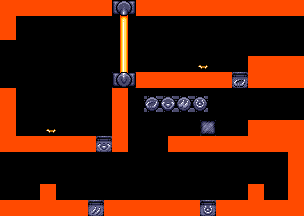

A 2D game scene composited from a Tiled map and its tileset images. What follows is a short description and the map's XML, with every tile layer's data as written:
An orthogonal 38x27 tile map with 8x8 px tiles, 2 tile layers (foreground, objects), 2 tilesets.

<map version="1.5" tiledversion="1.7.1" orientation="orthogonal" renderorder="right-down" width="38" height="27" tilewidth="8" tileheight="8" infinite="0" nextlayerid="3" nextobjectid="1">
 <tileset firstgid="1" source="tilesheets/tsKarniMata.tsx" />
 <tileset firstgid="1025" name="sObjects" tilewidth="8" tileheight="8" tilecount="910" columns="35">
  <image source="../grapx/tilesheets/sObjects.bmp" trans="ff94ff" width="280" height="208" />
 </tileset>
 <layer id="1" name="foreground" width="38" height="27">
  <data encoding="csv">
218,218,218,218,218,218,218,218,218,218,218,218,218,218,145,146,147,218,218,218,218,218,218,218,218,218,218,218,218,218,218,218,218,218,218,218,218,218,
218,218,218,218,218,218,218,218,218,218,218,218,218,218,177,178,179,218,218,218,218,218,218,218,218,218,218,218,218,218,218,218,218,218,218,218,218,218,
218,218,0,0,0,0,0,0,0,0,0,0,0,0,0,152,0,0,0,0,0,0,0,0,0,0,0,0,0,0,0,0,0,0,0,0,0,0,
218,218,0,0,0,0,0,0,0,0,0,0,0,0,0,151,0,0,0,0,0,0,0,0,0,0,0,0,0,0,0,0,0,0,0,0,0,0,
218,218,0,0,0,0,0,0,0,0,0,0,0,0,0,151,0,0,0,0,0,0,0,0,0,0,0,0,0,0,0,0,0,0,0,0,0,0,
0,0,0,0,0,0,0,0,0,0,0,0,0,0,0,151,0,0,0,0,0,0,0,0,0,0,0,0,0,0,0,0,0,0,0,0,0,0,
0,0,0,0,0,0,0,0,0,0,0,0,0,0,0,151,0,0,0,0,0,0,0,0,0,0,0,0,0,0,0,0,0,0,0,0,0,0,
0,0,0,0,0,0,0,0,0,0,0,0,0,0,0,151,0,0,0,0,0,0,0,0,0,0,0,0,0,0,0,218,218,218,218,218,218,218,
0,0,0,0,0,0,0,0,0,0,0,0,0,0,0,151,0,0,0,0,0,0,0,0,0,0,0,0,0,0,0,218,218,218,218,218,218,218,
0,0,0,0,0,0,0,0,0,0,0,0,0,0,148,149,150,218,218,218,218,218,218,218,218,218,218,218,218,0,0,218,218,218,218,218,218,218,
0,0,0,0,0,0,0,0,0,0,0,0,0,0,180,181,182,218,218,218,218,218,218,218,218,218,218,218,218,0,0,218,218,218,218,218,218,218,
218,218,0,0,0,0,0,0,0,0,0,0,0,0,218,218,0,0,0,0,0,0,0,0,0,0,0,0,0,0,0,0,0,0,0,0,0,0,
218,218,0,0,0,0,0,0,0,0,0,0,0,0,218,218,0,0,0,0,0,0,0,0,0,0,0,0,0,0,0,0,0,0,0,0,0,0,
218,218,0,0,0,0,0,0,0,0,0,0,0,0,218,218,0,0,0,0,0,0,0,0,0,0,0,0,0,0,0,0,0,0,0,0,0,0,
218,218,0,0,0,0,0,0,0,0,0,0,0,0,218,218,0,0,0,0,0,0,0,0,0,0,0,0,0,0,0,0,0,0,0,0,0,0,
218,218,0,0,0,0,0,0,0,0,0,0,0,0,218,218,0,0,0,0,0,0,0,0,0,0,0,0,0,0,0,218,218,218,218,218,218,218,
218,218,0,0,0,0,0,0,0,0,0,0,0,0,218,218,0,0,0,0,0,0,0,0,0,0,0,0,0,0,0,218,218,218,218,218,218,218,
218,218,218,218,218,218,218,218,218,218,218,218,0,0,218,218,0,0,0,0,0,218,218,218,218,218,218,218,218,218,218,218,218,218,218,218,218,218,
218,218,218,218,218,218,218,218,218,218,218,218,0,0,218,218,0,0,0,0,0,218,218,218,218,218,218,218,218,218,218,218,218,218,218,218,218,218,
0,0,0,0,0,0,0,0,0,0,0,0,0,0,0,0,0,0,0,0,0,0,0,0,0,0,0,0,0,0,0,0,0,0,0,0,218,218,
0,0,0,0,0,0,0,0,0,0,0,0,0,0,0,0,0,0,0,0,0,0,0,0,0,0,0,0,0,0,0,0,0,0,0,0,218,218,
0,0,0,0,0,0,0,0,0,0,0,0,0,0,0,0,0,0,0,0,0,0,0,0,0,0,0,0,0,0,0,0,0,0,0,0,218,218,
0,0,0,0,0,0,0,0,0,0,0,0,0,0,0,0,0,0,0,0,0,0,0,0,0,0,0,0,0,0,0,0,0,0,0,0,218,218,
0,0,0,0,0,218,218,0,0,0,0,0,0,0,0,0,0,0,0,0,0,0,0,0,0,0,0,0,0,0,0,218,218,0,0,0,218,218,
0,0,0,0,0,218,218,0,0,0,0,0,0,0,0,0,0,0,0,0,0,0,0,0,0,0,0,0,0,0,0,218,218,0,0,0,218,218,
218,218,218,218,218,218,218,218,218,218,218,0,0,218,218,218,218,218,218,218,218,218,218,218,218,0,0,218,218,218,218,218,218,218,218,218,218,218,
218,218,218,218,218,218,218,218,218,218,218,0,0,218,218,218,218,218,218,218,218,218,218,218,218,0,0,218,218,218,218,218,218,218,218,218,218,218
</data>
 </layer>
 <layer id="2" name="objects" width="38" height="27">
  <data encoding="csv">
0,0,0,0,0,0,0,0,0,0,0,0,0,0,0,0,0,0,0,0,0,0,0,0,0,0,0,0,0,0,0,0,0,0,0,0,0,0,
0,0,0,0,0,0,0,0,0,0,0,0,0,0,0,0,0,0,0,0,0,0,0,0,0,0,0,0,0,0,0,0,0,0,0,0,0,0,
0,0,0,0,0,0,0,0,0,0,0,0,0,0,0,0,0,0,0,0,0,0,0,0,0,0,0,0,0,0,0,0,0,0,0,0,0,0,
0,0,0,0,0,0,0,0,0,0,0,0,0,0,0,0,0,0,0,0,0,0,0,0,0,0,0,0,0,0,0,0,0,0,0,0,0,0,
0,0,0,0,0,0,0,0,0,0,0,0,0,0,0,0,0,0,0,0,0,0,0,0,0,0,0,0,0,0,0,0,0,0,0,0,0,0,
0,0,0,0,0,0,0,0,0,0,0,0,0,0,0,0,0,0,0,0,0,0,0,0,0,0,0,0,0,0,0,0,0,0,0,0,0,0,
0,0,0,0,0,0,0,0,0,0,0,0,0,0,0,0,0,0,0,0,0,0,0,0,0,0,0,0,0,0,0,0,0,0,0,0,0,0,
0,0,0,0,0,0,0,0,0,0,0,0,0,0,0,0,0,0,0,0,0,0,0,0,1491,1492,0,0,0,0,0,0,0,0,0,0,0,0,
0,0,0,0,0,0,0,0,0,0,0,0,0,0,0,0,0,0,0,0,0,0,0,0,1526,1527,0,0,0,0,0,0,0,0,0,0,0,0,
0,0,0,0,0,0,0,0,0,0,0,0,0,0,0,0,0,0,0,0,0,0,0,0,0,0,0,0,0,1620,1621,0,0,0,0,0,0,0,
0,0,0,0,0,0,0,0,0,0,0,0,0,0,0,0,0,0,0,0,0,0,0,0,0,0,0,0,0,1655,1656,0,0,0,0,0,0,0,
0,0,0,0,0,0,0,0,0,0,0,0,0,0,0,0,0,0,0,0,0,0,0,0,0,0,0,0,0,0,0,0,0,0,0,0,0,0,
0,0,0,0,0,0,0,0,0,0,0,0,0,0,0,0,0,0,1636,1637,1642,1643,1640,1641,1638,1639,0,0,0,0,0,0,0,0,0,0,0,0,
0,0,0,0,0,0,0,0,0,0,0,0,0,0,0,0,0,0,1671,1672,1677,1678,1675,1676,1673,1674,0,0,0,0,0,0,0,0,0,0,0,0,
0,0,0,0,0,0,0,0,0,0,0,0,0,0,0,0,0,0,0,0,0,0,0,0,0,0,0,0,0,0,0,0,0,0,0,0,0,0,
0,0,0,0,0,1491,1492,0,0,0,0,0,0,0,0,0,0,0,0,0,0,0,0,0,0,1564,1565,0,0,0,0,0,0,0,0,0,0,0,
0,0,0,0,0,1526,1527,0,0,0,0,0,0,0,0,0,0,0,0,0,0,0,0,0,0,1599,1600,0,0,0,0,0,0,0,0,0,0,0,
0,0,0,0,0,0,0,0,0,0,0,0,1626,1627,0,0,0,0,0,0,0,0,0,0,0,0,0,0,0,0,0,0,0,0,0,0,0,0,
0,0,0,0,0,0,0,0,0,0,0,0,1661,1662,0,0,0,0,0,0,0,0,0,0,0,0,0,0,0,0,0,0,0,0,0,0,0,0,
0,0,0,0,0,0,0,0,0,0,0,0,0,0,0,0,0,0,0,0,0,0,0,0,0,0,0,0,0,0,0,0,0,0,0,0,0,0,
0,0,0,0,0,0,0,0,0,0,0,0,0,0,0,0,0,0,0,0,0,0,0,0,0,0,0,0,0,0,0,0,0,0,0,0,0,0,
0,0,0,0,0,0,0,0,0,0,0,0,0,0,0,0,0,0,0,0,0,0,0,0,0,0,0,0,0,0,0,0,0,0,0,0,0,0,
0,0,0,0,0,0,0,0,0,0,0,0,0,0,0,0,0,0,0,0,0,0,0,0,0,0,0,0,0,0,0,0,0,0,0,0,0,0,
0,0,0,0,0,0,0,0,0,0,0,0,0,0,0,0,0,0,0,0,0,0,0,0,0,0,0,0,0,0,0,0,0,0,0,0,0,0,
0,0,0,0,0,0,0,0,0,0,0,0,0,0,0,0,0,0,0,0,0,0,0,0,0,0,0,0,0,0,0,0,0,0,0,0,0,0,
0,0,0,0,0,0,0,0,0,0,0,1624,1625,0,0,0,0,0,0,0,0,0,0,0,0,1622,1623,0,0,0,0,0,0,0,0,0,0,0,
0,0,0,0,0,0,0,0,0,0,0,1659,1660,0,0,0,0,0,0,0,0,0,0,0,0,1657,1658,0,0,0,0,0,0,0,0,0,0,0
</data>
 </layer>
</map>
